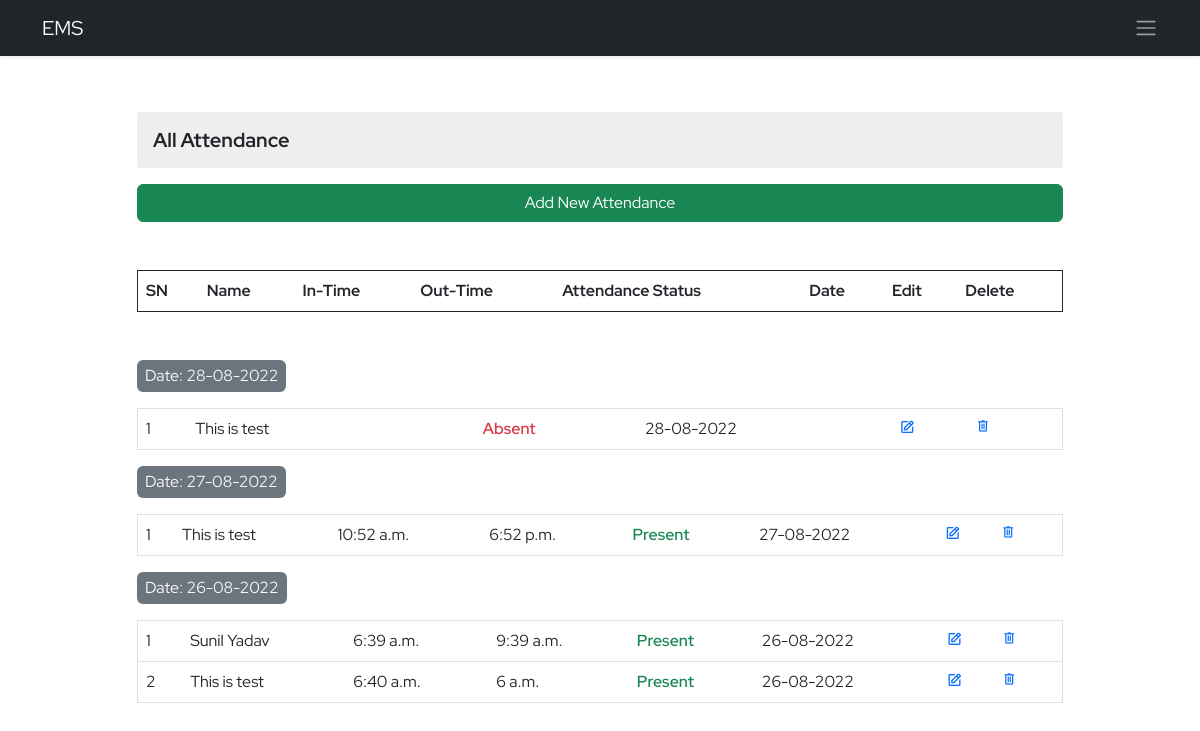
/ems/attendance/ (signed in), run on an earlier commit of the app's database.
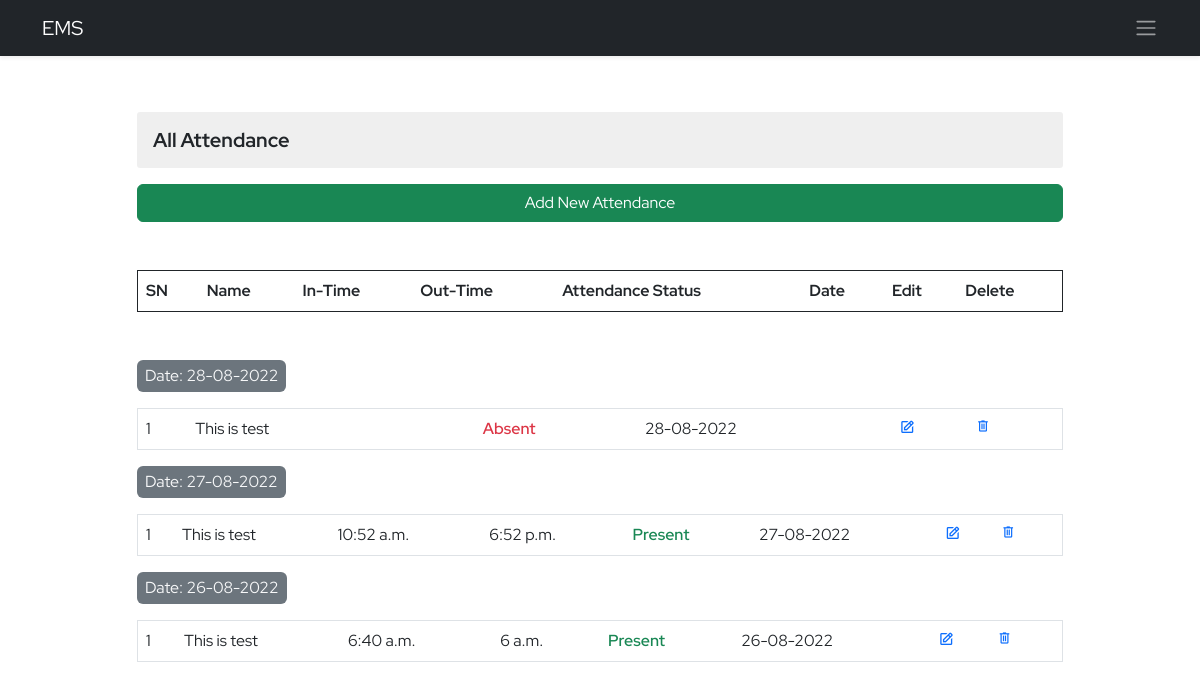
And on a later commit of the database.
### ems/models.py (models this page shows, shortened)
class Attendance(models.Model):
    employee=models.ForeignKey(Employee,on_delete=models.CASCADE)
    intime=models.TimeField(blank=True, null=True)
    outtime=models.TimeField(blank=True,null=True)
    present=models.BooleanField(default=False)
    date=models.DateField()

class Employee(models.Model):
    empid=models.AutoField(primary_key=True)
    user=models.OneToOneField(User,on_delete=models.CASCADE)
    name=models.CharField(max_length=50)
    father_name=models.CharField(max_length=50)
    avtar=models.ImageField(upload_to='employee_profile_images', null=True, blank=True)
    dob=models.DateField()
    email=models.EmailField(max_length=100)
    mobile_no=models.IntegerField()
    emergency_mobile_no=models.IntegerField(null=True,blank=True)
    address=models.OneToOneField(Address, on_delete=models.CASCADE,blank=True, null=True,)
    designation=models.CharField(max_length=70)
    role=models.ForeignKey(Role, on_delete=models.SET_NULL,blank=True, null=True,)
    department=models.ForeignKey(Department, on_delete=models.SET_NULL,blank=True, null=True,)
    joining_date=models.DateField()
    status=models.CharField(max_length=15)

### ems/views.py (the view, shortened to what this page needs)
# urls.py: path('attendance/',attendance,name='attendance'),
@login_required()
def attendance(request):
    context={}
    try:
        em_list=list()
        attendance_dates=list()
        nested_attendance=list()
        employees=Employee.objects.all()
        attendances_objs=Attendance.objects.all().order_by('-date')
        for attend in attendances_objs:
            if attend.date in attendance_dates:
                pass
            else:
                attendance_dates.append(attend.date)
        for i in attendance_dates:
            obj=Attendance.objects.filter(date=i).order_by('date')
            nested_attendance.append(obj)
        for item in employees:
            if item.status == 'Working':
                em_list.append(item)
        context['employees']=em_list
        context['nested_attendence']=nested_attendance
    except Exception as e:
        print('Attendance Exception ',e)
    return render(request,'ems/attendance.html',context)

### ems/templates/ems/attendance.html (shortened to what this page needs)
{% extends './base.html' %}
{% block body %}
<section class="py-4">
    <div class="container">
        <div class="row d-flex justify-content-center">
            <div class="col-sm-8 col-md-10 my-3 col-12 overflow-auto">
                <h3 class="derpartment-title my-3">All Attendance</h3>
                <div class="d-grid my-2 mb-3">
                    <button type="button"
                        class="btn btn-success float-end" data-bs-toggle="modal" data-bs-target="#exampleModal">
                        Add New Attendance
                    </button>
                </div>
                <table class="table border border-1 border-dark my-5">
                    <tr>
                        <th>SN</th>
                        <th>Name</th>
                        <th>In-Time</th>
                        <th>Out-Time</th>
                        <th>Attendance Status</th>
                        <th class="me-4">Date</th>
                        <th class="me-4">Edit</th>
                        <th class="me-4">Delete</th>
                    </tr>
                </table>
                {% for nest in nested_attendence %}
                <div class="d-flex align-items-center my-2 mb-3 justify-content-between">
                    {% if nest.count == 1 %}
                    <span class="bg-secondary p-1 px-2 rounded text-light">Date: {{nest.0.date| date:"d-m-Y"}}</span>
                    {% else %}
                    <span class="bg-secondary p-1 px-2 rounded text-light">Date: {{nest.0.date| date:"d-m-Y"}}</span>
                    {% endif %}
                </div>
                <table class="table border attendance-table">
                    {% for item in nest %}
                    <tr>
                        <td>{{forloop.counter}}</td>
                        <td>{{item.employee.name}}</td>
                        <td>{{item.intime | time}}</td>
                        <td>{{item.outtime | time}}</td>
                        {% if item.present %}
                        <td class="text-success fw-semibold ">Present</td>
                        {% else %}
                        <td class="text-danger fw-semibold ">Absent</td>
                        {% endif %}
                        <td>{{item.date | date:"d-m-Y"}}</td>
                        <td class="text-primary ">
                            <i class='bx bx-edit'
                                onclick="editAttendance('{{item.employee.name}}','{{item.intime | time:'G'}}','{{item.outtime| time:'G'}}','{{item.present}}','{{item.date| date:'Y-m-d'}}','{{item.id}}')"
                                data-bs-toggle="modal" data-bs-target="#editmodal"></i>
                        </td>
                        <td class="pe-3"><a href="{% url 'ems:attendance-delete' item.id %}" class="attedance-delete"><span class="material-symbols-outlined">
                            </span></a></td>
                    </tr>
                    {% endfor %}
                </table>
                {% endfor %}
            </div>
        </div>
    </div>
</section>
{% endblock body %}

What changed in the data, as far as the page shows it:
removed Attendance: date "26-08-2022", employee.name "Sunil Yadav", intime "6:39 a.m.", outtime "9:39 a.m.", present "Present", date "26-08-2022"
Also different on the page:
list line gone: "Date:"
new list line: "Date:"
new list line: "26-08-2022"
